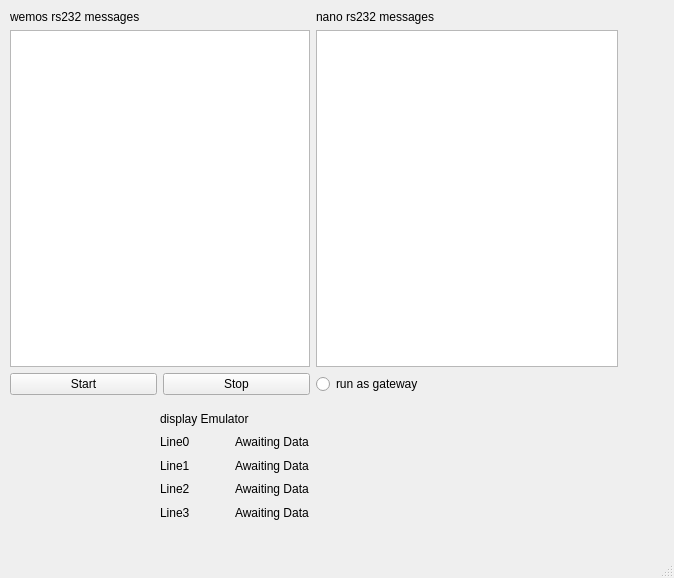
<?xml version="1.0" encoding="UTF-8"?>
<ui version="4.0">
 <class>MainWindow</class>
 <widget class="QMainWindow" name="MainWindow">
  <property name="geometry">
   <rect>
    <x>0</x>
    <y>0</y>
    <width>674</width>
    <height>578</height>
   </rect>
  </property>
  <property name="windowTitle">
   <string>MainWindow</string>
  </property>
  <widget class="QWidget" name="centralwidget">
   <widget class="QWidget" name="gridLayoutWidget">
    <property name="geometry">
     <rect>
      <x>10</x>
      <y>10</y>
      <width>608</width>
      <height>385</height>
     </rect>
    </property>
    <layout class="QGridLayout" name="gridLayout">
     <item row="1" column="0" colspan="2">
      <widget class="QTextEdit" name="wemosText">
       <property name="sizePolicy">
        <sizepolicy hsizetype="Expanding" vsizetype="Expanding">
         <horstretch>0</horstretch>
         <verstretch>0</verstretch>
        </sizepolicy>
       </property>
       <property name="minimumSize">
        <size>
         <width>300</width>
         <height>300</height>
        </size>
       </property>
      </widget>
     </item>
     <item row="3" column="1">
      <widget class="QPushButton" name="stopBtn">
       <property name="text">
        <string>Stop</string>
       </property>
      </widget>
     </item>
     <item row="0" column="0" colspan="2">
      <widget class="QLabel" name="label">
       <property name="text">
        <string>wemos rs232 messages</string>
       </property>
      </widget>
     </item>
     <item row="3" column="0">
      <widget class="QPushButton" name="startBtn">
       <property name="text">
        <string>Start</string>
       </property>
      </widget>
     </item>
     <item row="1" column="2">
      <widget class="QTextEdit" name="nanoText">
       <property name="sizePolicy">
        <sizepolicy hsizetype="Expanding" vsizetype="Expanding">
         <horstretch>0</horstretch>
         <verstretch>0</verstretch>
        </sizepolicy>
       </property>
       <property name="minimumSize">
        <size>
         <width>300</width>
         <height>300</height>
        </size>
       </property>
      </widget>
     </item>
     <item row="3" column="2">
      <widget class="QRadioButton" name="asGateway">
       <property name="text">
        <string>run as gateway</string>
       </property>
      </widget>
     </item>
     <item row="0" column="2">
      <widget class="QLabel" name="label_7">
       <property name="text">
        <string>nano rs232 messages</string>
       </property>
      </widget>
     </item>
    </layout>
   </widget>
   <widget class="QWidget" name="gridLayoutWidget_2">
    <property name="geometry">
     <rect>
      <x>160</x>
      <y>410</y>
      <width>275</width>
      <height>111</height>
     </rect>
    </property>
    <layout class="QGridLayout" name="gridLayout_2">
     <item row="1" column="1">
      <widget class="QLabel" name="displayline0">
       <property name="minimumSize">
        <size>
         <width>200</width>
         <height>0</height>
        </size>
       </property>
       <property name="text">
        <string>Awaiting Data</string>
       </property>
      </widget>
     </item>
     <item row="1" column="0">
      <widget class="QLabel" name="label_2">
       <property name="text">
        <string>Line0</string>
       </property>
      </widget>
     </item>
     <item row="2" column="0">
      <widget class="QLabel" name="label_3">
       <property name="text">
        <string>Line1</string>
       </property>
      </widget>
     </item>
     <item row="4" column="1">
      <widget class="QLabel" name="displayline3">
       <property name="minimumSize">
        <size>
         <width>200</width>
         <height>0</height>
        </size>
       </property>
       <property name="text">
        <string>Awaiting Data</string>
       </property>
      </widget>
     </item>
     <item row="4" column="0">
      <widget class="QLabel" name="label_5">
       <property name="text">
        <string>Line3</string>
       </property>
      </widget>
     </item>
     <item row="3" column="1">
      <widget class="QLabel" name="displayline2">
       <property name="minimumSize">
        <size>
         <width>200</width>
         <height>0</height>
        </size>
       </property>
       <property name="text">
        <string>Awaiting Data</string>
       </property>
      </widget>
     </item>
     <item row="3" column="0">
      <widget class="QLabel" name="label_4">
       <property name="text">
        <string>Line2</string>
       </property>
      </widget>
     </item>
     <item row="2" column="1">
      <widget class="QLabel" name="displayline1">
       <property name="minimumSize">
        <size>
         <width>200</width>
         <height>0</height>
        </size>
       </property>
       <property name="text">
        <string>Awaiting Data</string>
       </property>
      </widget>
     </item>
     <item row="0" column="0" colspan="2">
      <widget class="QLabel" name="label_6">
       <property name="text">
        <string>display Emulator</string>
       </property>
      </widget>
     </item>
    </layout>
   </widget>
  </widget>
  <widget class="QStatusBar" name="statusbar"/>
 </widget>
 <resources/>
 <connections/>
</ui>
